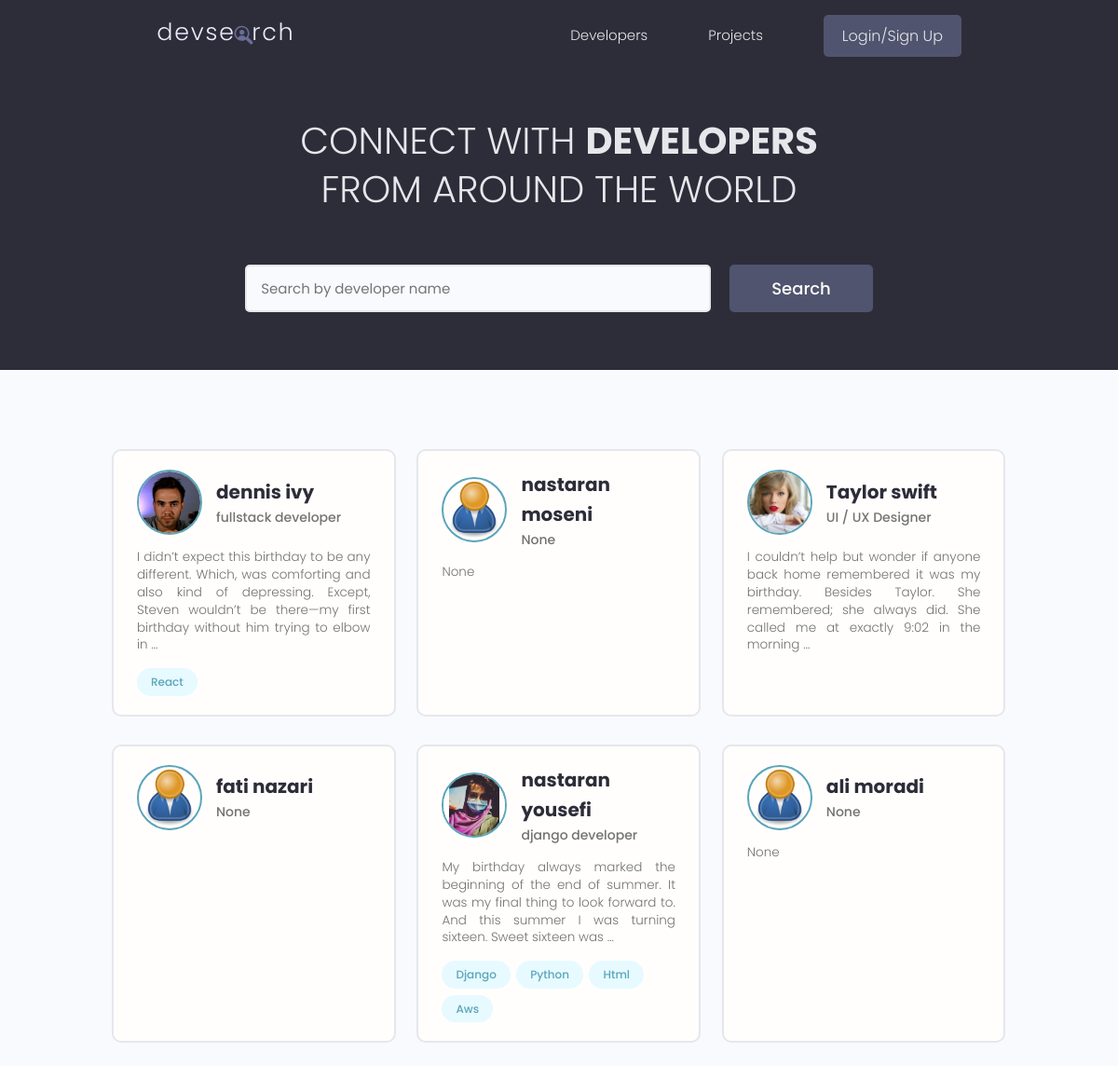
The app's page /, older data.
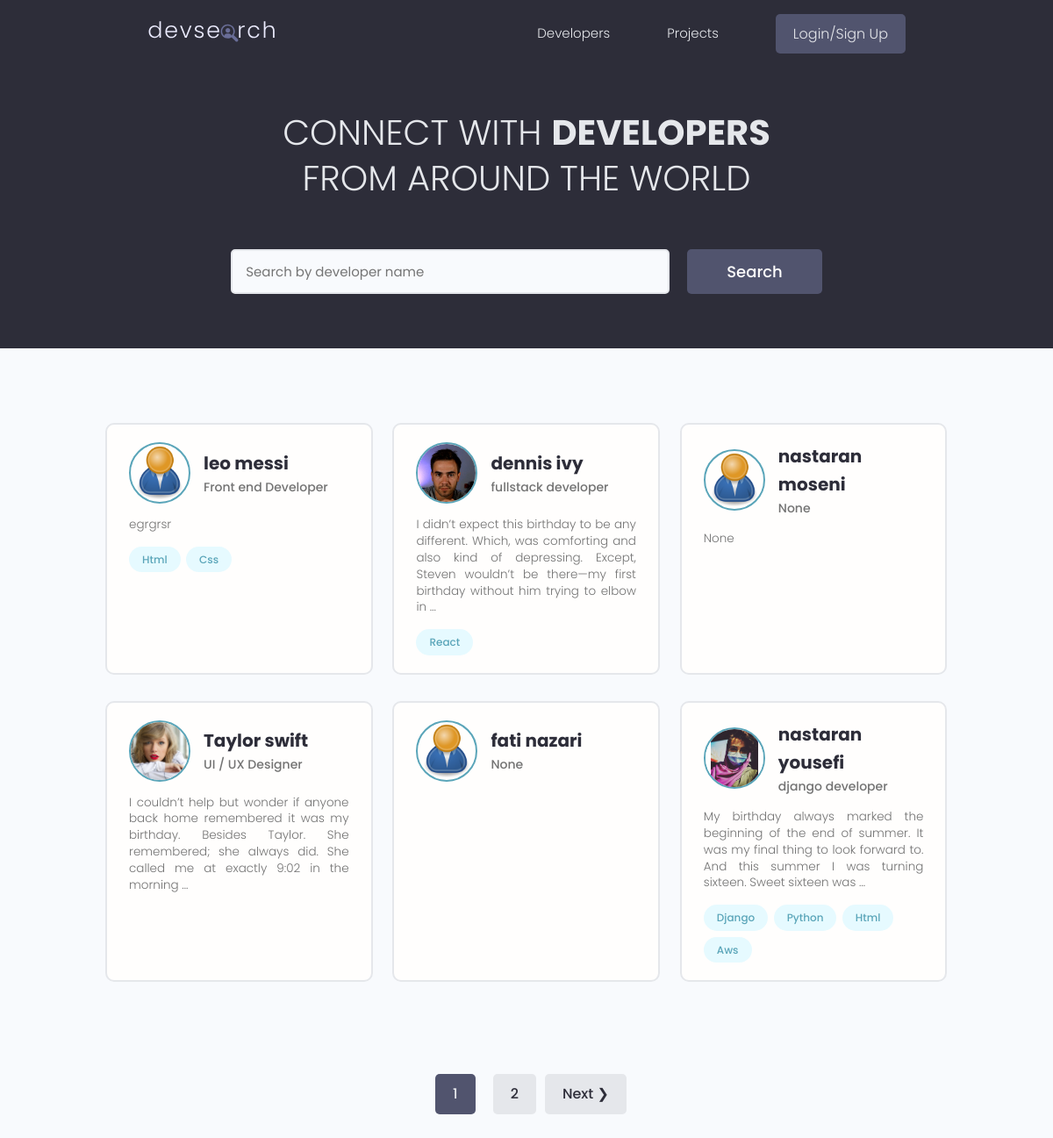
The same page, newer data.
### users/models.py (models this page shows, shortened)
class Profile(models.Model):
    user = models.OneToOneField(User, on_delete=models.CASCADE, null=True, blank=True)
    name = models.CharField(max_length=250, null=True, blank=True)
    username = models.CharField(max_length=250, null=True, blank=True)
    email = models.EmailField(max_length=500, blank=True, null=True)
    short_intro = models.CharField(max_length=200, blank=True, null=True)
    bio = models.TextField(blank=True, null=True)
    location = models.CharField(max_length=200, blank=True, null=True)
    profile_image = models.ImageField(blank=True, null=True, upload_to='profiles/',
                         default='profiles/user-default.png')
    social_github = models.CharField(max_length=500, blank=True, null=True)
    social_linkedin = models.CharField(max_length=500, blank=True, null=True)
    social_website = models.CharField(max_length=500, blank=True, null=True)
    social_twitter = models.CharField(max_length=500, blank=True, null=True)
    created = models.DateTimeField(auto_now_add=True)
    id = models.UUIDField(default=uuid.uuid4, unique=True, editable=False, primary_key=True)

class Skill(models.Model):
    owner = models.ForeignKey(Profile, on_delete=models.CASCADE)
    name = models.CharField(max_length=200, blank=True, null=True)
    description = models.TextField(null=True, blank=True)
    created = models.DateTimeField(auto_now_add=True)
    id = models.UUIDField(default=uuid.uuid4, unique=True, editable=False, primary_key=True)

### users/views.py (the view)
# urls.py: path('', views.profiles, name='profiles'),
def profiles(request):
    search_query , profiles = search_profiles(request)
    page = request.GET.get('page', 1)
    results = 6
    paginator = Paginator(profiles, results)
    try:
        profiles = paginator.page(page)
    except EmptyPage:
        if int(page) <= 0:
            profiles = paginator.page(1)
        else:
            profiles = paginator.page(paginator.num_pages)
    except PageNotAnInteger:
        profiles = paginator.page(1)
    context = {
        'profiles' : profiles,
        'search_query' : search_query,
    }
    return render(request, 'users/profiles.html', context)

### users/utils.py (called while the page is built)
def search_profiles(request):
    search_query = request.GET.get('q') or ''
    skills = Skill.objects.filter(name__icontains=search_query)
    profiles = Profile.objects.distinct().filter(
        Q(name__icontains=search_query) |
        Q(short_intro__icontains=search_query) |
        Q(skill__in=skills)
    )
    return search_query, profiles

### users/templates/users/profiles.html (shortened to what this page needs)
{% extends 'main.html' %}
{% block content %}
<main class="home">
    <section class="hero-section text-center">
      <div class="container container--narrow">
        <div class="hero-section__box">
          <h2>CONNECT WITH <span>DEVELOPERS</span></h2>
          <h2>FROM AROUND THE WORLD</h2>
        </div>
        <div class="hero-section__search">
          <form id="searchForm" class="form" action="{% url 'profiles' %}" method="get">
            <div class="form__field">
              <input class="input input--text" value="{{ search_query }}" id="formInput#search" type="text" name="q"
                placeholder="Search by developer name" />
            </div>
            <input class="btn btn--sub btn--lg" type="submit" value="Search" />
          </form>
        </div>
      </div>
    </section>
    <section class="devlist">
      <div class="container">
        <div class="grid grid--three">
        {% for profile in profiles %}
          <div class="column card">
            <div class="dev">
              <a href="{% url 'user-profile' profile.pk %}" class="card__body">
                <div class="dev__profile">
                  <img class="avatar avatar--md" src="{{ profile.profile_image.url }}" alt="image" />
                  <div class="dev__meta">
                    <h3>{{ profile.name }}</h3>
                    <h5>{{ profile.short_intro|truncatewords:6 }}</h5>
                  </div>
                </div>
                <p class="dev__info">{{ profile.bio|truncatewords:30 }}</p>
                <div class="dev__skills">
                    {% for skill in profile.skill_set.all|slice:'6' %}
                      <span class="tag tag--pill tag--main">
                        <small>{{ skill.name|title }}</small>
                      </span>
                    {% endfor %}
                </div>
              </a>
            </div>
          </div>
          {% endfor %}
        </div>
      </div>
    </section>
    {% include 'pagination.html' with query_set=profiles %}
  </main>
{% endblock %}

Row changes from the older to the newer data that the page shows:
no longer on this page (row unchanged): Profile: profile_image (placeholder picture), name "ali moradi", short_intro "None", bio "None"
added Profile: profile_image (placeholder picture), name "leo messi", short_intro "Front end Developer", bio "egrgrsr"
added Skill: name "Html", shown under "leo messi"
added Skill: name "Css", shown under "leo messi"
Text that changed along with them:
new list line: "1"
new list line: "2"
text now shown: "Next ❯"
